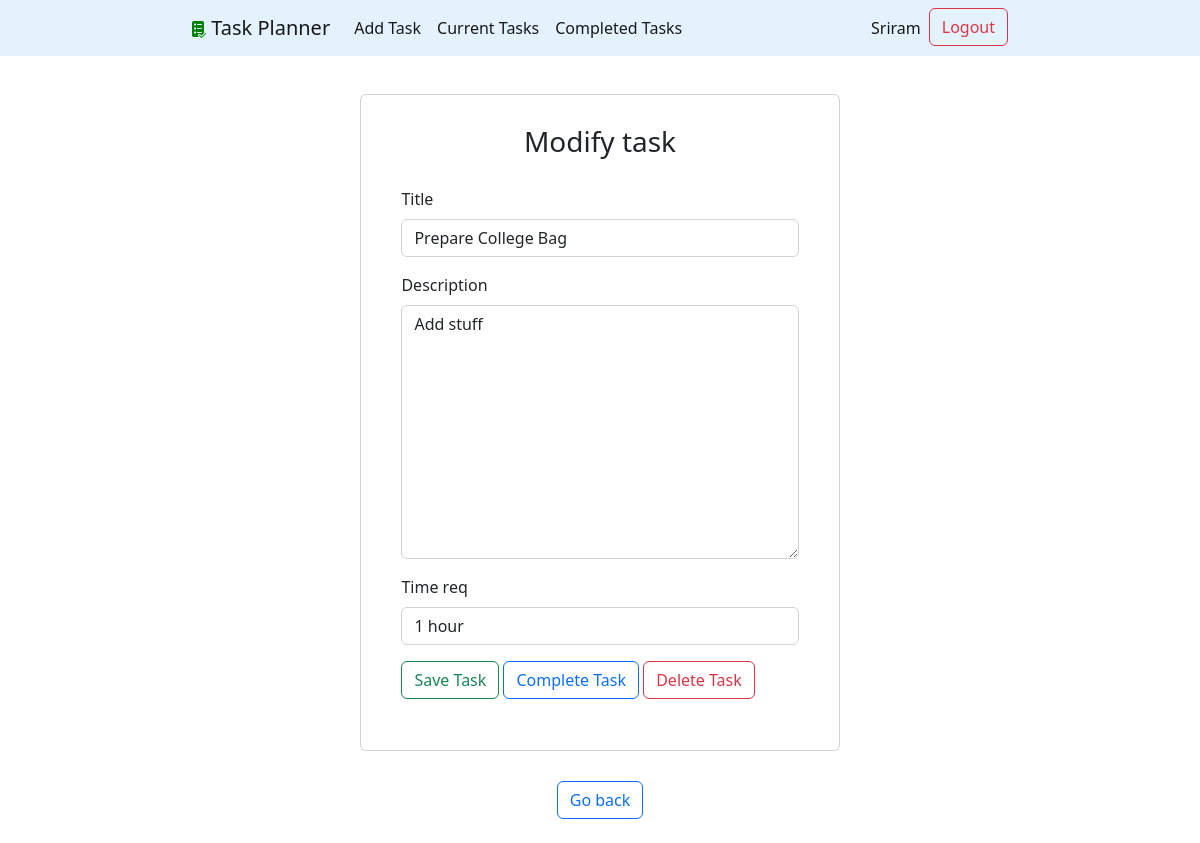
Page /task/11 (signed in) on the earlier database version.
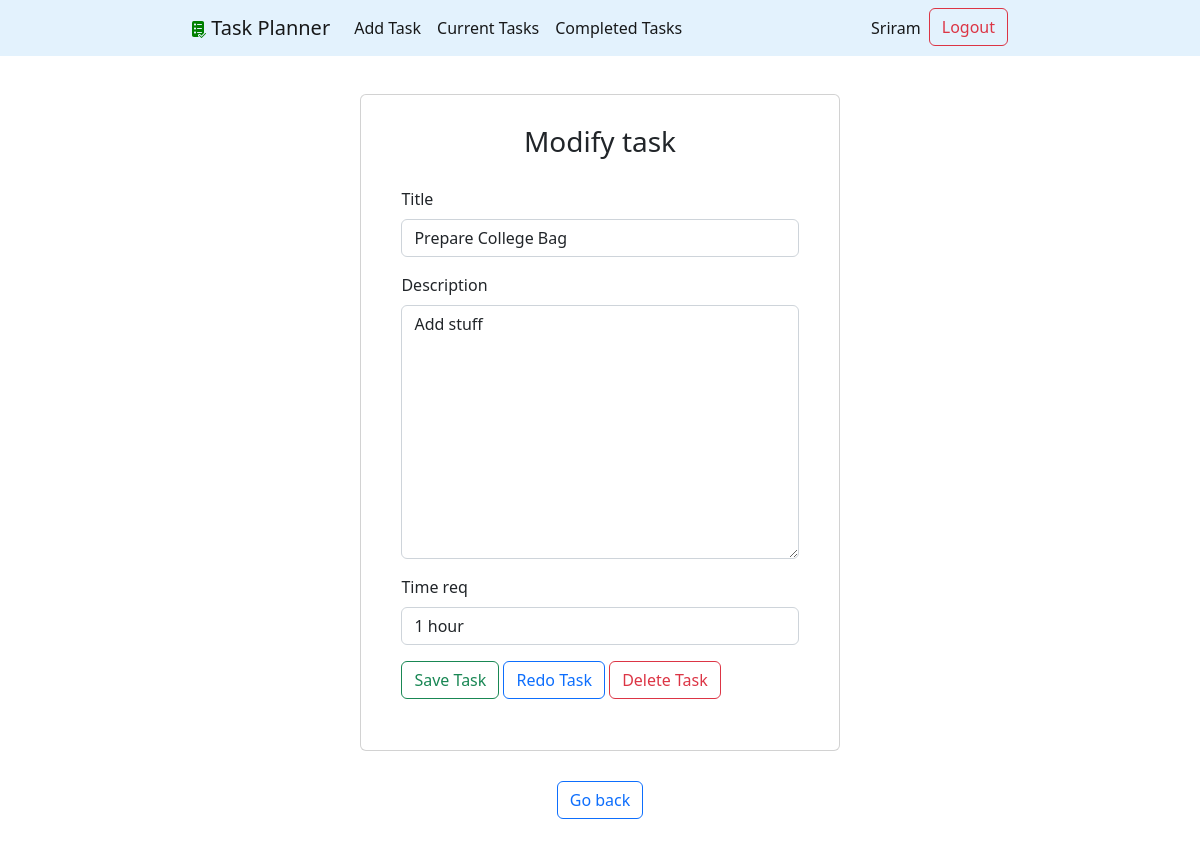
Same page on the later database version.
### taskplanner/views.py (the view, shortened to what this page needs)
# urls.py: path('task/<int:task_pk>', views.viewtask, name='viewtask'),
@login_required
def viewtask(request, task_pk):
    task = get_object_or_404(Task,pk=task_pk, user = request.user)
    data = {'task':task}
    if request.method == 'GET':
        form = TaskForm(instance=task)
        data['form'] = form
        return render(request, 'taskplanner/task.html', data)

### taskplanner/forms.py
class TaskForm(ModelForm):
    class Meta:
        model = Task
        fields = ['title','description','time_req']

### taskplanner/templates/taskplanner/task.html (shortened to what this page needs)
{% extends 'taskplanner/base.html'%}
{% block content %}
    <div class="card task">
        <h3 class="text-center">Modify task</h3>
        <form action="" method="post" class="task">
            <div class="mb-3">
                <label for="id_title" class="form-label">Title</label>
                <input type="text" name="title" maxlength="100" required="" id="id_title" class="form-control" value="{{ task.title }}">
            </div>
            <div class="mb-3">
                <label for="id_description" class="form-label">Description</label>
                <textarea name="description" cols="40" rows="10" id="id_description" class="form-control" value="">{{ task.description }}</textarea>
            </div>
            <div class="mb-3">
                <label for="id_time_req" class="form-label" >Time req</label>
                <input type="text" name="time_req" id="id_time_req" class="form-control" value="{{ task.time_req }}">
            </div>
        <button type="submit" class="btn btn-outline-success"> Save Task</button>
        {% if task.completed is not True %}
        <button type="button" class="btn btn-outline-primary" onclick="$('#complete').click()">Complete Task</button>
        {% else %}
        <button type="button" class="btn btn-outline-primary" onclick="$('#complete').click()">Redo Task </button>
        {% endif %}
        <button type="button" class="btn btn-outline-danger" onclick="$('#delete').click()">Delete Task </button>
        </form>
    </div>
<a href="{% url 'home' %}" class="btn btn-outline-primary"> Go back </a>
<br>
{% endblock %}

Differences in the rows shown:
changed Task "Prepare College Bag": completed empty → True (drawn)
Other differences:
text no longer shown: "Complete Task"
text now shown: "Redo Task"
